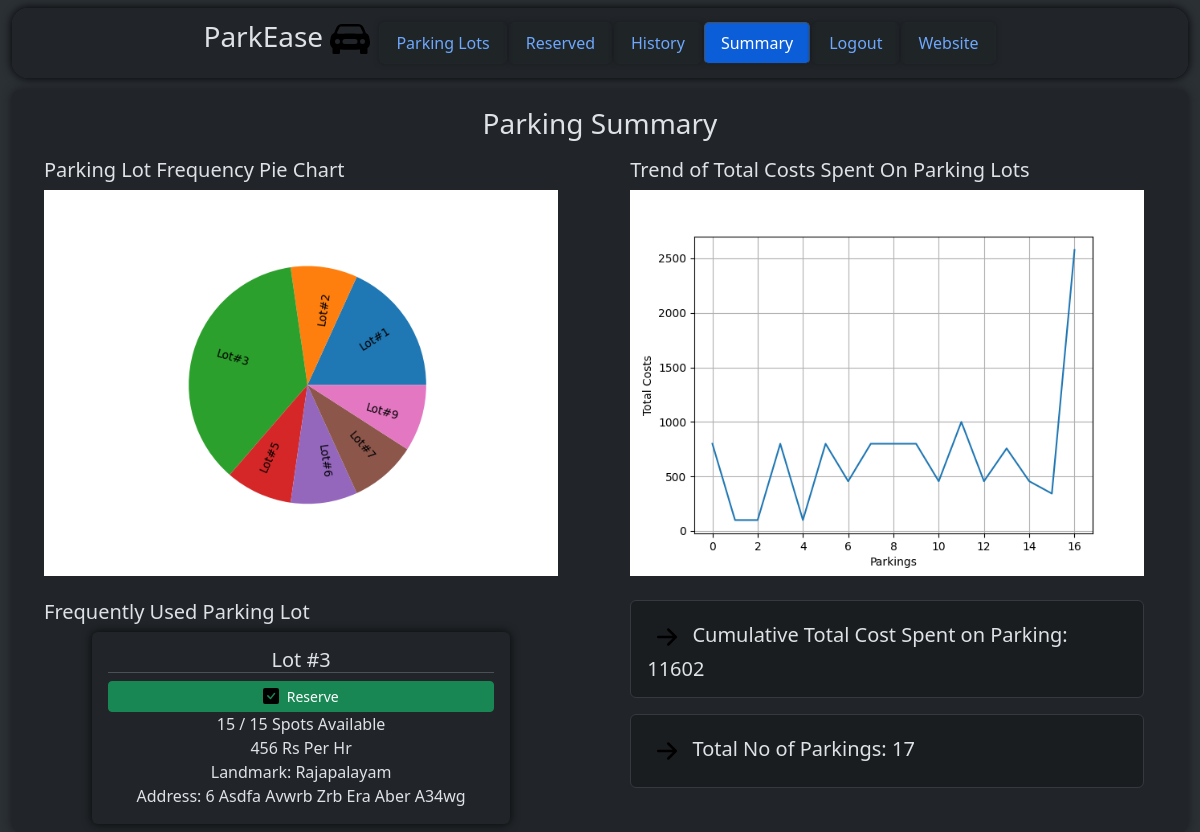
Page /user/dashboard/summary (signed in) on the committed database.
### models/parkingInfo.py (models this page shows, shortened)
class ParkingLot(db.Model) :
    __tablename__ = "parkinglot"
    id = db.Column(db.Integer, primary_key = True, autoincrement = True)
    landmark = db.Column(db.String)
    noOfParkingSpots = db.Column(db.Integer)
    pricePerHr = db.Column(db.Integer)
    addressId = db.Column(db.Integer, db.ForeignKey("address.id"))
    address = db.relationship("Address", uselist = False, backref = "parkingLot") #parking lot and address is 1 - 1
    parkingSpots = db.relationship("ParkingSpot", backref = "parkingLot") #parking lot and parking spot is 1 - M

### models/userInfo.py (models this page shows)
class Address(db.Model) :
    __tablename__ = "address"
    id = db.Column(db.Integer, primary_key = True, autoincrement = True)
    streetName = db.Column(db.String)
    locality = db.Column(db.String)
    subLocality = db.Column(db.String)
    city = db.Column(db.String)
    state = db.Column(db.String)
    pinCode = db.Column(db.String)
    def __str__(self) :
        return "{} {} {} {} {} {} {}".format(self.id, self.streetName.lower(), self.locality.lower(), self.subLocality.lower(), self.city.lower(), self.state.lower(), self.pinCode)

### controllers/userDashboard.py (the view)
@userbp.route("/dashboard/summary", methods = ["GET"])
def summary() :
    if request.method == "GET" :
        plotPiePlotOfParkingLotsUsed()
        plotLinePlotOfTotalCosts()
        return render_template("user/summary.html", parkingLot = frequentlyUsedParkingLot(), cost = sumOfTotalCosts(), noOfParkings = totalNoOfParkings())

### controllers/adminDashboard.py (called while the page is built)
def getParkingLot(id) :
    return db.session.execute(db.select(ParkingLot).filter_by(id = id)).scalars().first()

### controllers/userDashboard.py (called while the page is built)
@userbp.before_request
def restrict() :
    if session.get("type") != "user" :
        return redirect(url_for("general.signIn"))

def viewAllReservedParkingSpots() :
    return db.session.execute(db.select(ReservedParkingSpot).filter_by(userId = session["id"]).order_by(nulls_first(desc(ReservedParkingSpot.parkingTimestamp)))).scalars().all()

def getParkingLotsUsedByAUserLiUsingReservedParkingSpots() :
    return [i.parkingSpot.parkingLot.id for i in db.session.execute(db.select(User).filter_by(id = session["id"])).scalars().first().reservedParkingSpots if i.parkingSpot is not None]

def frequentlyUsedParkingLot() :
    parkingLotIds = getParkingLotsUsedByAUserLiUsingReservedParkingSpots()
    return getParkingLot(max(set(parkingLotIds), key = parkingLotIds.count))

def sumOfTotalCosts() :
    reservedParkingSpots = viewAllReservedParkingSpots()
    sum = 0
    for i in reservedParkingSpots :
        if i.totalCost is not None:
            sum += i.totalCost
    return sum

def plotPiePlotOfParkingLotsUsed() :
    plt.figure()
    li = getParkingLotsUsedByAUserLiUsingReservedParkingSpots()
    labels = sorted(set(li))
    countLi = [li.count(i) for i in labels]
    plt.pie(countLi, labels = [("Lot#" + str(i)) for i in labels], rotatelabels = True, labeldistance = 0.5)
    plt.savefig("static/images/plot1.png")

def plotLinePlotOfTotalCosts() :
    plt.figure()
    costLi = [i.totalCost for i in viewAllReservedParkingSpots()]
    xAxis = [i for i in range(0, len(costLi))]
    plt.plot(xAxis, costLi)
    plt.xlabel("Parkings")
    plt.ylabel("Total Costs")
    plt.grid(True)
    plt.savefig("static/images/plot2.png")

def totalNoOfParkings() :
    return len(db.session.execute(db.select(ReservedParkingSpot).filter_by(userId = session["id"])).scalars().all())

### templates/user/summary.html (shortened to what this page needs)
<!DOCTYPE html>
<html class = "h-100" data-bs-theme = "dark">
    <head>
        <link rel = "stylesheet" href = "/static/bootstrap/css/bootstrap.min.css"/>
        <link rel = "stylesheet" href = "/static/css/style.css"/>
    </head>
    <body class = "h-100">
        <div class = "container-fluid bg-body-tertiary min-vh-100">
            <div class = "container-fluid d-flex justify-content-center bg-body">
                <div class = "d-flex justify-content-center align-items-center container-fluid mt-2 rounded-4 position-fixed height" style = "background-color: rgba(33, 37, 41, 0.9); z-index: 1000; box-shadow: 0 0 10px rgb(0, 0, 0); backdrop-filter: blur(3px);">
                    <div class = "overflow-auto" style = "height: 100%; width: 100%;">
                        <ul class = "nav nav-tabs d-flex align-items-center justify-content-center" style = "height: 100%; width: 100%;">
                            <a href = "/" class = "text-decoration-none text-reset me-2">
                                <h3>
                                    ParkEase
                                    <img src = "/static\images\car-front-fill.svg" alt = "Logo" style = "width: 40px;"/>
                                </h3>
                            </a>
                            <li class = "nav-item">
                                <a class = "nav-link" href = "/user/dashboard">
                                    Parking Lots
                                </a>
                            </li>
                            <li class = "nav-item">
                                <a class = "nav-link", href = "/user/dashboard/reserved">
                                    Reserved
                                </a>
                            </li>
                            <li class = "nav-item">
                                <a class = "nav-link", href = "/user/dashboard/history">
                                    History
                                </a>
                            </li>
                            <li class = "nav-item">
                                <a class = "nav-link active" href = "/user/dashboard/summary">
                                    Summary
                                </a>
                            </li>
                            <li class = "nav-item">
                                <a class = "nav-link" href = "/signIn">
                                    Logout
                                </a>
                            </li>
                            <li class = "nav-item">
                                <a class = "nav-link" href = "/">
                                    Website
                                </a>
                            </li>
                        </ul>
                    </div>
                </div>
            </div>
            <div class = "rounded-3 container-fluid bg-body p-2 overflow-auto margin-top" style = "height: 80%; width: 100%; box-shadow: 0 0 10px rgb(24, 26, 29);">
                <div class = "d-flex justify-content-center align-items-center gap-2" style = "height: 60px;">
                    <h3>
                        Parking Summary
                    </h3>
                </div>
                <div style = "height: 100%; width: 99%;">
                    <div class = "row">
                        <div class = "col">
                            <div>
                                <h5 class = "px-1 px-sm-1 px-md-2 px-lg-3 px-xl-4 px-xxl-5">
                                    Parking Lot Frequency Pie Chart
                                </h5>
                                <img src = "/static\images\plot1.png" class = "px-1 px-sm-1 px-md-2 px-lg-3 px-xl-4 px-xxl-5" style = "width: 100%;"/>
                            </div>
                            <br/>
                            <div>
                                <h5 class = "px-1 px-sm-1 px-md-2 px-lg-3 px-xl-4 px-xxl-5">
                                    Frequently Used Parking Lot
                                </h5>
                                <div class = "px-1 px-sm-1 px-md-2 px-lg-3 px-xl-4 px-xxl-5">
                                    <div class = "card mx-5" style = "box-shadow: 0 0 10px rgb(7, 8, 8); border: none;">
                                        <form method = "POST" action = "/user/dashboard" style = "height: 100%; width: 100%;">
                                            <div class = "card-body">
                                                <h5 class = "card-title text-center border-bottom">
                                                    Lot #{{ parkingLot.id }}
                                                </h5>
                                                <button type = "submit" name = "action" value = "reserve" class = "btn btn-success btn-sm d-flex align-items-center justify-content-center" style = "z-index: 998; position: relative; width: 100%;">
                                                    <img src = "\static\images\check-square-fill.svg"/>
                                                    &nbsp;
                                                    Reserve
                                                </button>
                                                <p class = "card-text text-center">
                                                    {{ parkingLot.parkingSpots | selectattr("status", "equalto", 0) | list | count }} / {{ parkingLot.noOfParkingSpots }} Spots Available
                                                    <br/>
                                                    {{ parkingLot.pricePerHr }} Rs Per Hr
                                                    <br/>
                                                    Landmark: {{ parkingLot.landmark }}
                                                    <br/>
                                                    Address: {{ parkingLot.address | title }}
                                                </p>
                                            </div>
                                        </form>
                                    </div>
                                </div>
                            </div>
                        </div>
                        <div class = "col">
                            <div>
                                <h5 class = "px-1 px-sm-1 px-md-2 px-lg-3 px-xl-4 px-xxl-5">
                                    Trend of Total Costs Spent On Parking Lots
                                </h5>
                                <img class = "px-1 px-sm-1 px-md-2 px-lg-3 px-xl-4 px-xxl-5" src = "/static\images\plot2.png" style = "width: 100%;"/>
                            </div>
                            <br/>
                            <h5 class = "px-1 px-sm-1 px-md-2 px-lg-3 px-xl-4 px-xxl-5">
                                <div class = "alert alert-dark">
                                    <img src = "/static\images\arrow-right-short.svg" alt = "Logo" style = "width: 40px;"/>
                                    Cumulative Total Cost Spent on Parking: {{ cost }}
                                </div>
                                <div class = "alert alert-dark">
                                    <img src = "/static\images\arrow-right-short.svg" alt = "Logo" style = "width: 40px;"/>
                                    Total No of Parkings: {{ noOfParkings }}
                                </div>
                            </h5>
                        </div>
                    </div>
                </div>
            </div>
        </div>
    </body>
</html>

### static/css/style.css (style rules this page uses)
.nav-tabs { border: none; }
.nav-tabs .nav-link { border-radius: 5px; margin: 1px; box-shadow: 0 0 5px rgb(25, 28, 31); backdrop-filter: blur(1px); }
.nav-tabs .nav-link.active { background-color: rgb(11, 94, 215); }
.height { height: 70px; width: 98%; }
.margin-top { margin-top: 90px }

### rows in the picture
ParkingLot: id "3", noOfParkingSpots "15", pricePerHr "456", landmark "Rajapalayam"
Address: address "6 Asdfa Avwrb Zrb Era Aber A34wg"

### other values in the picture
{{ cost }} "11602"
{{ noOfParkings }} "17"
